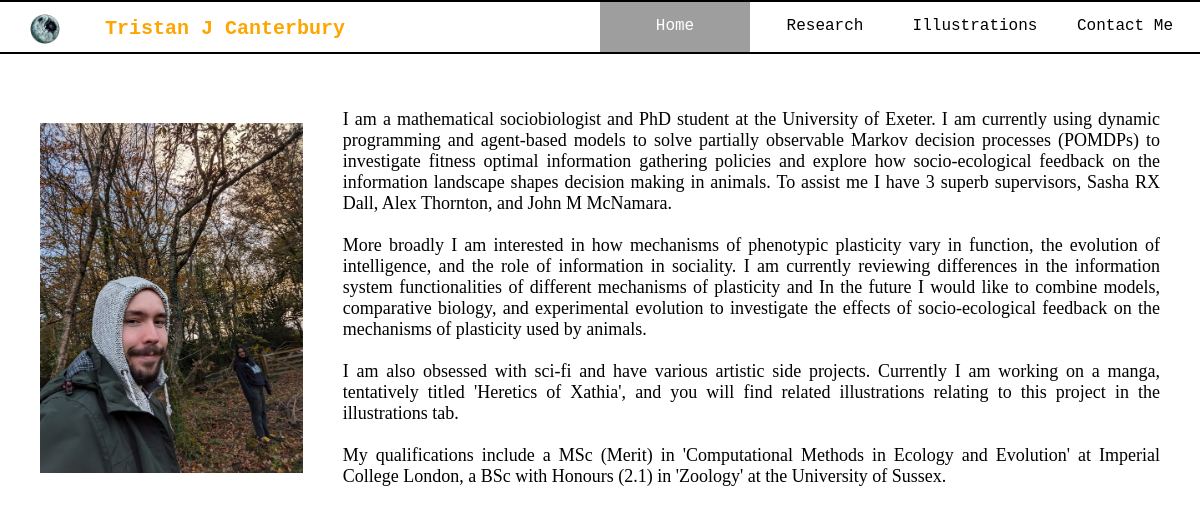
Before: / with the older database file.
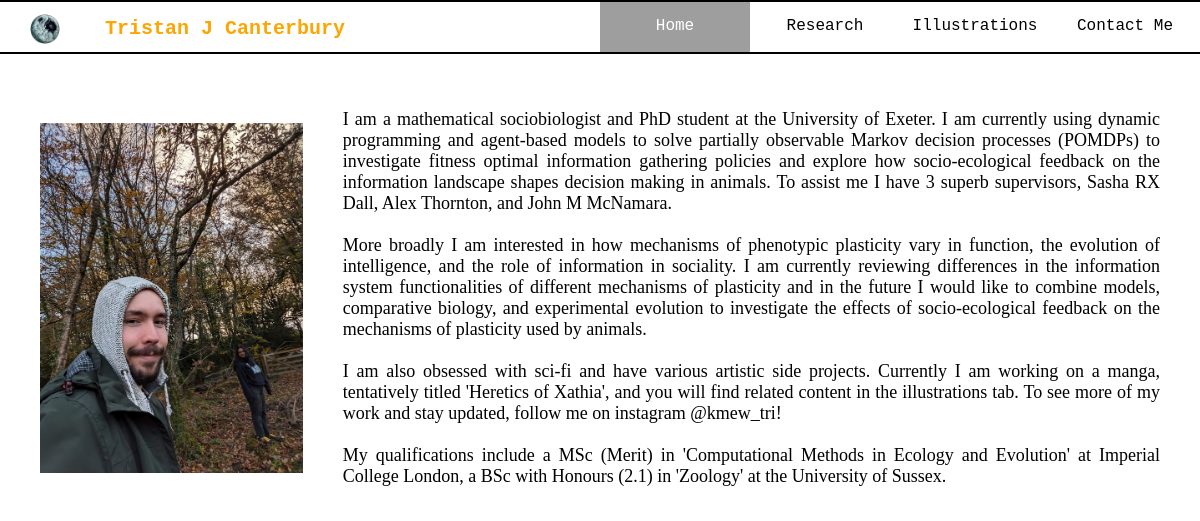
After: the same page with the newer database file.
### portfolio/models.py (models this page shows, shortened)
class Profile(models.Model):
    name = models.CharField(max_length=100)
    description = models.TextField()

### portfolio/views.py (the view)
# urls.py: path('', views.home, name='home'),
def home(request):
    profile = Profile.objects.first()  # Fetch the profile object
    return render(request, 'portfolio/home.html', {'profile': profile})

### portfolio/templates/portfolio/home.html (shortened to what this page needs)
{% extends 'base.html' %}
{% load static %}
{% block content %}
<link rel="stylesheet" type="text/css" href="{% static 'css/Profile.css' %}">
<div class="profile">
    <img src="{% static 'Images/Marshes.jpg' %}"  alt="Tristan's Profile Photo" style="width: auto; max-height: 400px; margin-right: 20px;">
    <div class="profile-info" style="white-space: pre-line;">
        <p>{{ profile.description }}</p>
    </div>
</div>
{% endblock %}

### portfolio/templates/base.html (shortened to what this page needs)
{% load static %}
<!DOCTYPE html>
<html lang="en">
<head>
    <link rel="stylesheet" href="{% static 'css/Tabs.css' %}">
    <link rel="stylesheet" type="text/css" href="{% static 'css/GridIllus.css' %}">
</head>
<body>
<div class="navbar">
    <div class="nav-links">
        <a href="{% url 'home' %}" class="{% if request.path == '/' %}active{% endif %}">Home</a>
        <a href="{% url 'publications' %}" class="{% if request.path == '/publications/' %}active{% endif %}">Research</a>
        <a href="{% url 'prints' %}" class="{% if request.path == '/prints/' %}active{% endif %}">Illustrations</a>
        <a href="{% url 'contact' %}" class="{% if request.path == '/contact/' %}active{% endif %}">Contact Me</a>
    </div>
    <div class="icon">
        <img src="{% static 'Images/XathaLit2bit.ico' %}" alt="Icon">
    </div>
    <div class="name">
        Tristan J Canterbury
    </div>
</div>
<div class="content">
    {% block content %}{% endblock %}
</div>
</body>
</html>

### static/css/Tabs.css (style rules this page uses)
body { margin: 0; }
.navbar { position: fixed; top: 0; left: 0; width: 100%; height: 50px; z-index: 1000; overflow: hidden; background-image: url('https://tc661.pythonanywhere.com/static/Images/grunCent.jpeg'); background-size: cover; background-position: center; background-position: 50% 30%; padding: 0 !important; border-bottom: 2px solid black; border-top: 2px solid black; }
.content { padding-top: 50px; }
.navbar .icon img { float: left; width: 30px; height: auto; margin-right: 0px; padding: 12px 30px 0; vertical-align: middle; }
.name { float: Left; color: orange !important; height: 50px; padding: 15px; font-size: 20px; font-weight: bold; font-family: "Courier New"; vertical-align: middle; }
.nav-links { float: right; }
.nav-links a { float: left; color: black; width: 150px; height: 50px; padding-top: 15px; text-decoration: none;/ font-size: 18px; font-family: "Courier New"; display: flex; justify-content: center; }
.nav-links a.active { background-color: #9e9e9e; color: white; }

### static/css/Profile.css (style rules this page uses)
.profile { display: flex; align-items: center; padding: 20px; }
.profile img { width: auto; height: 350px; margin-right: 20px; padding: 20px; }
.profile-info { flex: 1; text-align: justify; font-size: 18px; padding-right: 20px; }

Changed rows visible on the page:
changed Profile: description "…mechanisms of plasticity and In the future I would like to combine models, comparative biology, and experimental evolution to investigate the effects of socio-ecological feedback on the mechanisms of plasticity used by animals. I am also obsessed with sci-fi and have various artistic side projects. Currently I am working on a manga, tentatively titled 'Heretics of Xathia', and you will find related illustrations relating to this project in the illustrations tab. My qualifications include a…" → "…mechanisms of plasticity and in the future I would like to combine models, comparative biology, and experimental evolution to investigate the effects of socio-ecological feedback on the mechanisms of plasticity used by animals. I am also obsessed with sci-fi and have various artistic side projects. Currently I am working on a manga, tentatively titled 'Heretics of Xathia', and you will find related content in the illustrations tab. To see more of my work and stay updated, follow me on instagram @kmew_tri! My qualifications include a…"
